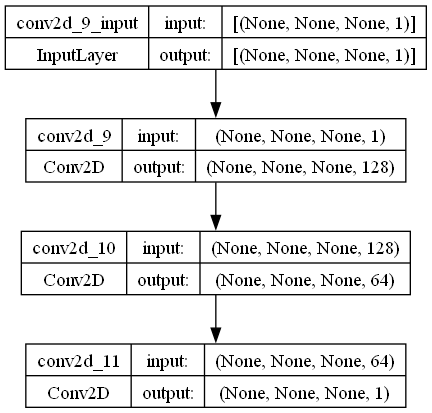

This figure's Python source:
# Importing libraries
import sys
import keras
import cv2
import numpy
import matplotlib
import skimage
from keras.models import Sequential
from keras.layers import Conv2D
from keras.optimizers import Adam
from skimage.metrics import structural_similarity as ssim
from matplotlib import pyplot as plt
import cv2
import numpy as np
import math
import os
from tensorflow.keras.models import Sequential
from tensorflow.keras.layers import Conv2D
from tensorflow.keras.optimizers import Adam
import tensorflow as tf
from tensorflow.keras.utils import plot_model
import numpy as np
import cv2
import os

#%%%%%%%%%%%%%%%%%%%%%%%%%%%%%%%%%%%%%%%%%%%%%%%%%%%%%%%%%%%%%%%%%%%%%%%%%%%%%%

# Defining Image Quality Matric Functions

def compare_ssim(target, ref):
    # Ensure the images are the same size
    if target.shape != ref.shape:
        print("Target and reference images must have the same dimensions.")
        return None

    # Calculate SSIM with appropriate window size and channel handling
    try:
        # Set win_size to 3 (you can adjust this based on your image size)
        ssim_value, _ = ssim(target, ref, full=True, multichannel=True, win_size=3, channel_axis=-1)
        return ssim_value
    except ValueError as e:
        print(f"SSIM calculation failed: {e}")
        return None








def psnr(target, ref):

    # assume RGB image
    target_data = target.astype(float)
    ref_data = ref.astype(float)

    diff = ref_data - target_data
    diff = diff.flatten('C')

    rmse = math.sqrt(np.mean(diff ** 2.))

    return 20 * math.log10(255. / rmse)

# define function for mean squared error (MSE)
def mse(target, ref):
    # the MSE between the two images is the sum of the squared difference between the two images
    err = np.sum((target.astype('float') - ref.astype('float')) ** 2)
    err /= float(target.shape[0] * target.shape[1])

    return err

# define function that combines all three image quality metrics
def compare_images(target, ref):
    scores = []
    scores.append(psnr(target, ref))
    scores.append(mse(target, ref))
    scores.append(compare_ssim(target, ref))

    return scores

#%%%%%%%%%%%%%%%%%%%%%%%%%%%%%%%%%%%%%%%%%%%%%%%%%%%%%%%%%%%%%%%%%%%%%%%%%%%%%%

#degraded images by downscaling and then upscaling them. 

# Preparing Images (degraded) by resizing
cwd = os.getcwd()  # Get the current working directory (cwd)
def prepare_images(path, factor):

    # loop through the files in the directory
    for file in os.listdir(path):
        try:
          # open the file
          img = cv2.imread(path + '/' + file)

          # find old and new image dimensions
          h, w, _ = img.shape
          new_height = int(h / factor)
          new_width = int(w / factor)

          # resize the image - down
          img = cv2.resize(img, (new_width, new_height), interpolation = cv2.INTER_LINEAR)

          # resize the image - up
          img = cv2.resize(img, (w, h), interpolation = cv2.INTER_LINEAR)

          # save the image
          print('Saving {}'.format(file))
          cv2.imwrite('H:/GPU/srgan thesis/4-SRCNN/lr_train/{}'.format(file), img)
        except:
          print('ERROR for file-', file, '!')
          pass

prepare_images('H:/GPU/srgan thesis/4-SRCNN/hr_train', 2)

#%%%%%%%%%%%%%%%%%%%%%%%%%%%%%%%%%%%%%%%%%%%%%%%%%%%%%%%%%%%%%%%%%%%%%%%%%%%%%%


# Testing Quality difference between source and image (degraded)
for file in os.listdir('H:/GPU/srgan thesis/4-SRCNN/lr_train/'):
    try:
      # open target and reference images
      target = cv2.imread('H:/GPU/srgan thesis/4-SRCNN/lr_train/{}'.format(file))
      ref = cv2.imread('H:/GPU/srgan thesis/4-SRCNN/hr_train/{}'.format(file))

      # calculate score
      scores = compare_images(target, ref)

      # print all three scores with new line characters (\n)
      print('{}\nPSNR: {}\nMSE: {}\nSSIM: {}\n'.format(file, scores[0], scores[1], scores[2]))
    except Exception as e:
        print(f"An error occurred with file {file}: {e}")
        pass
   

#%%%%%%%%%%%%%%%%%%%%%%%%%%%%%%%%%%%%%%%%%%%%%%%%%%%%%%%%%%%%%%%%%%%%%%%%%%%%%%
'''You will need to load both high-resolution and low-resolution images for training. 
Here is a way to prepare your training data, assuming your images are in separate directories for high-resolution 
and low-resolution images.
Since SRCNN is trained only on the luminance (Y) channel of images, the code converts the image 
from BGR (standard color space in OpenCV) to YCrCb color space. The Y channel represents brightness,
 while the Cr and Cb channels represent color information.
Only the Y channel will be fed into the SRCNN model for super-resolution.'''

hr_path='H:/GPU/srgan thesis/4-SRCNN/hr_train/'
lr_path='H:/GPU/srgan thesis/4-SRCNN/lr_train/'

# Load images and prepare training data
def load_training_data(hr_path, lr_path):
    hr_images = []
    lr_images = []
    
    for file in os.listdir(hr_path):
        hr_img = cv2.imread(os.path.join(hr_path, file))
        lr_img = cv2.imread(os.path.join(lr_path, file))
        
        if hr_img is not None and lr_img is not None:
            # Convert images to YCrCb and extract the Y (luminance) channel
            hr_img_y = cv2.cvtColor(hr_img, cv2.COLOR_BGR2YCrCb)[:, :, 0]  # Y channel only
            lr_img_y = cv2.cvtColor(lr_img, cv2.COLOR_BGR2YCrCb)[:, :, 0]  # Y channel only
            
            # Normalize images
            hr_img_y = hr_img_y.astype(np.float32) / 255.0
            lr_img_y = lr_img_y.astype(np.float32) / 255.0
            
            # Add channel axis (since the model expects 4D input)
            hr_img_y = np.expand_dims(hr_img_y, axis=-1)
            lr_img_y = np.expand_dims(lr_img_y, axis=-1)
            
            hr_images.append(hr_img_y)
            lr_images.append(lr_img_y)
    
    return np.array(hr_images), np.array(lr_images)

# Load your data
hr_images, lr_images = load_training_data(hr_path, lr_path)







#%%%%%%%%%%%%%%%%%%%%%%%%%%%%%%%%%%%%%%%%%%%%%%%%%%%%%%%%%%%%%%%%%%%%%%%%%%%%%%

# Define custom PSNR metric
def psnr1(y_true, y_pred):
    # Ensure both y_true and y_pred are cast to float32
    y_true = tf.cast(y_true, tf.float32)
    y_pred = tf.cast(y_pred, tf.float32)
    max_pixel = 1.0  # Assuming images are normalized in the range [0, 1]
    return 10.0 * tf.math.log((max_pixel ** 2) / (tf.reduce_mean(tf.square(y_pred - y_true)))) / tf.math.log(10.0)

# Define custom SSIM metric
def ssim1(y_true, y_pred):
    return tf.reduce_mean(tf.image.ssim(y_true, y_pred, max_val=1.0))

# Define SRCNN model
def model():

    # Define model type
    SRCNN = Sequential()

    # Add model layers
    SRCNN.add(Conv2D(filters=128, kernel_size=(9, 9), kernel_initializer='glorot_uniform',
                     activation='relu', padding='same', use_bias=True, input_shape=(None, None, 1)))
    SRCNN.add(Conv2D(filters=64, kernel_size=(3, 3), kernel_initializer='glorot_uniform',
                     activation='relu', padding='same', use_bias=True))
    SRCNN.add(Conv2D(filters=1, kernel_size=(5, 5), kernel_initializer='glorot_uniform',
                     activation='linear', padding='same', use_bias=True))

    # Define optimizer
    adam = Adam(learning_rate=0.0003)

    # Compile model with MSE, PSNR, and SSIM as metrics
    SRCNN.compile(optimizer=adam, loss='mean_squared_error', metrics=['mean_squared_error', psnr1, ssim1])

    return SRCNN

# Defining SRCNN Model
srcnn = model()
srcnn.summary()
plot_model(srcnn, to_file='H:/GPU/srgan thesis/4-SRCNN/srcnn.png', show_shapes=True, show_layer_names=True)



#%%%%%%%%%%%%%%%%%%%%%%%%%%%%%%%%%%%%%%%%%%%%%%%%%%%%%%%%%%%%%%%%%%%%%%%%%%%%%%

# Train the model
history = srcnn.fit(lr_images, hr_images, batch_size=1, epochs=50, validation_split=0.2)


# Save model weights
srcnn.save_weights('H:/GPU/srgan thesis/4-SRCNN/srcnn_weights.h5')

# Save the entire model
srcnn.save('H:/GPU/srgan thesis/4-SRCNN/srcnn_model.h5')

# Plot training & validation loss values
plt.figure(figsize=(12, 8))
plt.subplot(2, 1, 1)
plt.plot(history.history['loss'], label='Train Loss')
plt.plot(history.history['val_loss'], label='Validation Loss')
plt.title('Model Loss')
plt.ylabel('Loss')
plt.xlabel('Epoch')
plt.legend(loc='upper right')

# Plot PSNR values
plt.subplot(2, 1, 2)
plt.plot(history.history['psnr1'], label='Train PSNR')
plt.plot(history.history['val_psnr1'], label='Validation PSNR')
plt.title('PSNR')
plt.ylabel('PSNR (dB)')
plt.xlabel('Epoch')
plt.legend(loc='lower right')

plt.tight_layout()
plt.show()

# Plot SSIM values
plt.figure(figsize=(6, 4))
plt.plot(history.history['ssim1'], label='Train SSIM')
plt.plot(history.history['val_ssim1'], label='Validation SSIM')
plt.title('SSIM')
plt.ylabel('SSIM')
plt.xlabel('Epoch')
plt.legend(loc='lower right')
plt.show()


#%%%%%%%%%%%%%%%%%%%%%%%%%%%%%%%%%%%%%%%%%%%%%%%%%%%%%%%%%%%%%%%%%%%%%%%%%%%%%%

# Image Processing Functions
def modcrop(img, scale):
    tmpsz = img.shape
    sz = tmpsz[0:2]
    sz = sz - np.mod(sz, scale)
    img = img[0:sz[0], 1:sz[1]]
    return img


def shave(image, border):
    img = image[border: -border, border: -border]
    return img
# define main prediction function


def predict(image_path):

    # Load the SRCNN model with weights
    srcnn = model()
    srcnn.load_weights('H:/GPU/srgan thesis/4-SRCNN/srcnn_weights.h5')

    # Load the degraded and reference images
    path, file = os.path.split(image_path)
    degraded = cv2.imread(image_path)
    ref = cv2.imread(hr_path+'{}'.format(file))

    # Check if images are loaded correctly
    if degraded is None:
        raise FileNotFoundError(f"Degraded image not found at path: {image_path}")
    if ref is None:
        raise FileNotFoundError(f"Reference image not found at path: source/{file}")

    # Preprocess the image with modcrop
    ref = modcrop(ref, 3)
    degraded = modcrop(degraded, 3)

    # Convert the image to YCrCb (SRCNN trained on Y channel)
    temp = cv2.cvtColor(degraded, cv2.COLOR_BGR2YCrCb)

    # Create image slice and normalize
    Y = np.zeros((1, temp.shape[0], temp.shape[1], 1), dtype=float)
    Y[0, :, :, 0] = temp[:, :, 0].astype(float) / 255

    # Perform super-resolution with SRCNN
    pre = srcnn.predict(Y, batch_size=1)

    # Post-process output
    pre *= 255
    pre[pre[:] > 255] = 255
    pre[pre[:] < 0] = 0
    pre = pre.astype(np.uint8)

    # Resize the predicted output to match the original image dimensions
    pre_resized = cv2.resize(pre[0, :, :, 0], (temp.shape[1], temp.shape[0]))

    # Ensure that the dimensions of the resized prediction match the original Y channel
    if pre_resized.shape != temp[:, :, 0].shape:
        raise ValueError(f"Shape mismatch: Predicted output {pre_resized.shape} does not match original image shape {temp[:, :, 0].shape}")

    # Copy Y channel back to image and convert to BGR
    temp[:, :, 0] = pre_resized  # Replace Y channel with super-resolved Y
    output = cv2.cvtColor(temp, cv2.COLOR_YCrCb2BGR)

    # Ensure that the reference image and output have the same dimensions by resizing
    ref_resized = cv2.resize(ref, (output.shape[1], output.shape[0]))

    # Crop images to the smallest common size (after any processing)
    common_height = min(ref_resized.shape[0], output.shape[0])
    common_width = min(ref_resized.shape[1], output.shape[1])

    ref_cropped = ref_resized[:common_height, :common_width]
    output_cropped = output[:common_height, :common_width]

    # Ensure degraded image also has matching dimensions
    degraded_cropped = cv2.resize(degraded, (common_width, common_height))

    # Image quality calculations
    scores = []
    scores.append(compare_images(degraded_cropped, ref_cropped))  # Degraded vs Reference
    scores.append(compare_images(output_cropped, ref_cropped))    # Output vs Reference

    # Return images and scores
    return ref_cropped, degraded_cropped, output_cropped, scores

# Test the function
try:
    ref, degraded, output, scores = predict('H:/GPU/srgan thesis/4-SRCNN/lr_train/IX-11-98611_0215_0810.JPG')
except FileNotFoundError as e:
    print(e)


# print all scores for all images
print('Degraded Image: \nPSNR: {}\nMSE: {}\nSSIM: {}\n'.format(scores[0][0], scores[0][1], scores[0][2]))
print('Reconstructed Image: \nPSNR: {}\nMSE: {}\nSSIM: {}\n'.format(scores[1][0], scores[1][1], scores[1][2]))



# display images as subplots
fig, axs = plt.subplots(1, 3, figsize=(20, 8))
axs[0].imshow(cv2.cvtColor(ref, cv2.COLOR_BGR2RGB))
axs[0].set_title('Original')
axs[1].imshow(cv2.cvtColor(degraded, cv2.COLOR_BGR2RGB))
axs[1].set_title('Degraded')
axs[2].imshow(cv2.cvtColor(output, cv2.COLOR_BGR2RGB))
axs[2].set_title('SRCNN')

# remove the x and y ticks
for ax in axs:
    ax.set_xticks([])
    ax.set_yticks([])

#%%%%%%%%%%%%%%%%%%%%%%%%%%%%%%%%%%%%%%%%%%%%%%%%%%%%%%%%%%%%%%%%%%%%%%%%%%%%%%


# Performing Super Resolution using our SRCNN model on all images (degraded)
'''
for file in os.listdir('images'):
    # perform super-resolution
    try:
      ref, degraded, output, scores = predict('images/{}'.format(file))
    except:
      continue
'''  
ref, degraded, output, scores = predict('H:/GPU/srgan thesis/4-SRCNN/lr_train/IX-11-98611_0215_1058.JPG')

# display images as subplots
fig, axs = plt.subplots(1, 3, figsize=(20, 8))
axs[0].imshow(cv2.cvtColor(ref, cv2.COLOR_BGR2RGB))
axs[0].set_title('Original')
axs[1].imshow(cv2.cvtColor(degraded, cv2.COLOR_BGR2RGB))
axs[1].set_title('Degraded')
axs[1].set(xlabel = 'PSNR: {}\nMSE: {} \nSSIM: {}'.format(scores[0][0], scores[0][1], scores[0][2]))
axs[2].imshow(cv2.cvtColor(output, cv2.COLOR_BGR2RGB))
axs[2].set_title('SRCNN')
axs[2].set(xlabel = 'PSNR: {} \nMSE: {} \nSSIM: {}'.format(scores[1][0], scores[1][1], scores[1][2]))

# remove the x and y ticks
for ax in axs:
    ax.set_xticks([])
    ax.set_yticks([])

print('Saving {}'.format(file))
fig.savefig('output/{}.png'.format(os.path.splitext(file)[0]))
plt.close()
















